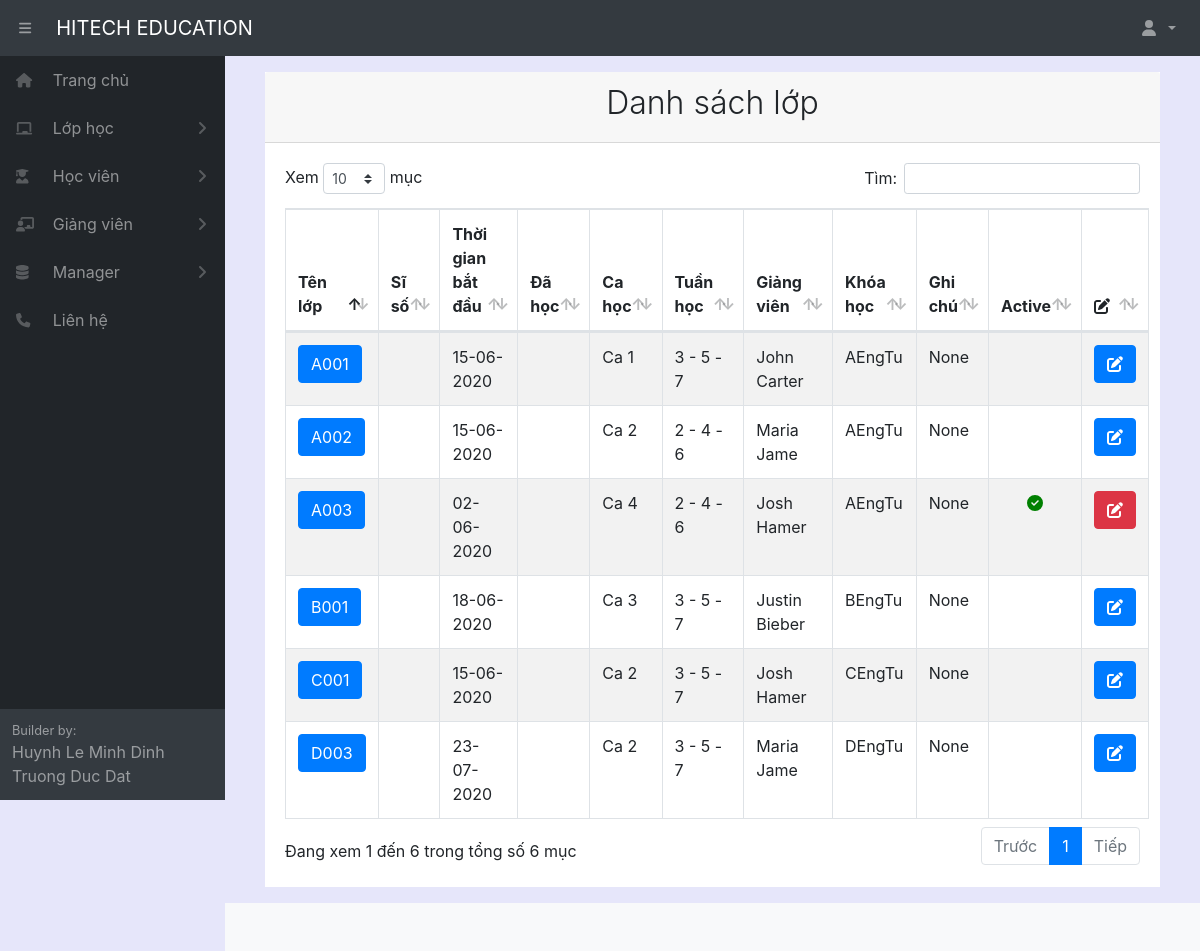
/listclass/ (signed in), run on the app's committed database.
### home/models.py (models this page shows, shortened)
class Classname(models.Model):
    fullname = models.CharField(max_length=100, verbose_name="Tên lớp học")
    startdate = models.DateField(auto_now_add=True, verbose_name="Ngày bắt đầu")
    room = models.ForeignKey(Room, null= True, on_delete=models.SET_NULL)
    unit = models.ForeignKey(Unit, null = True, on_delete=models.SET_NULL)
    timeshift = models.ForeignKey(TimeShift, null = True, on_delete=models.SET_NULL)
    startdate = models.DateField(verbose_name="Ngày bắt đầu học")
    timeweek = models.ForeignKey(TimeWeek, null = True, on_delete=models.SET_NULL)
    teacher = models.ForeignKey(Teacher, null = True, on_delete=models.SET_NULL)
    datecount = models.IntegerField(default=0, blank=True, verbose_name="Số buổi học")
    note = models.CharField(max_length=300, null = True, blank=True, verbose_name="Ghi chú")
    active = models.BooleanField(default=True, verbose_name="Trạng thái")
    class Meta:
        ordering =["fullname"]
        verbose_name_plural = "Lớp học"

class TimeShift(models.Model):
    fullname = models.CharField(max_length=100, verbose_name="Tên ca học")
    infomation = models.CharField(max_length=1000, blank=True, verbose_name="Thông tin ca học")
    timestart = models.TimeField(null = True, blank=True, verbose_name="Giờ bắt đầu")
    timeend = models.TimeField(null = True, blank=True, verbose_name="Giờ kết thúc")
    active = models.BooleanField(default=True, verbose_name="Trạng thái")
    def __str__(self):
        return  self.fullname
    class Meta:
        ordering =["fullname"]
        verbose_name_plural = "Ca học"

class TimeWeek(models.Model):
    name = models.CharField(max_length=100, verbose_name="Loại")
    def __str__(self):
        return  self.name
    class Meta:
        ordering =["name"]
        verbose_name_plural = "Ngày học trong tuần"

class Teacher(models.Model):
    fullname = models.CharField(max_length=100, verbose_name="Tên giáo viên")
    gender = models.ForeignKey(Gender, null= True, on_delete=models.SET_NULL)
    birthday = models.DateField(verbose_name="Ngày sinh")
    identity_card = models.CharField(max_length=100, null = True, blank=True, verbose_name="CMND")
    phonenumber = models.CharField(max_length=100, null = True, blank=True, verbose_name="SDT")
    email = models.CharField(max_length=100, null = True, blank=True, verbose_name="Email")
    adress = models.CharField(max_length=300, null = True, blank=True, verbose_name="Địa chỉ")
    create_date = models.DateField(auto_now_add=True, verbose_name="Ngày tạo thông tin")
    note = models.CharField(max_length=300, null = True, blank=True, verbose_name="Ghi chú")
    active = models.BooleanField(default=True, verbose_name="Trạng thái")
    def __str__(self):
        return  self.fullname
    class Meta:
        ordering =["fullname"]
        verbose_name_plural = "Giáo viên"

class Unit(models.Model):
    fullname = models.CharField(max_length=100, verbose_name="Tên khóa học")
    infomation = models.CharField(max_length=1000, blank=True, null=True, verbose_name="Thông tin khóa học")
    fee = models.IntegerField(default=0, verbose_name="Học phí khóa học")
    active = models.BooleanField(default=True, verbose_name="Trạng thái")
    def __str__(self):
        return  self.fullname
    class Meta:
        ordering =["fullname"]
        verbose_name_plural = "Khóa học"

### home/decorators.py (the view)
        def wrapper_func(request, *args, **kwargs):
            group = None
            if request.user.groups.exists():
                group = request.user.groups.all()[0].name
            if group in allowed_roles:
                return view_func(request, *args, **kwargs)
            else:
                return redirect('errorrole')

### home/views.py (called while the page is built)
@login_required(login_url='login')
@allowed_users(allowed_roles=['admin','manager','staff'])
def listClass(request):
    schedule = Schedule.objects.all()
    listclass = Classname.objects.all()
    context = {'listclass': listclass,'schedule':schedule}
    return render(request, 'class/listclass.html', context)

### home/templates/class/listClass.html (shortened to what this page needs)
{% extends "pages/base.html" %}
{% block content %}
{% load static %}
<div class="card-header">
    <h2 class="text-center font-weight-light">Danh sách lớp</h2>
</div>
<div class="card-body">
    <table id="example" class="table table-striped table-bordered" style="width:100%">
        <thead>
            <tr>
                <th style="width: 10%;">Tên lớp</th>
                <th style="width: 5%;">Sĩ số</th>
                <th style="width: 10%;">Thời gian bắt đầu</th>
                <th style="width: 5%;">Đã học</th>
                <th style="width: 5%;">Ca học</th>
                <th style="width: 5%;">Tuần học</th>
                <th style="width: 15%;">Giảng viên</th>
                <th style="width: 10%;">Khóa học</th>
                <th style="width: 15%;">Ghi chú</th>
                <th style="width: 5%;">Active</th>
                <th style="width: 5%;"><i class="fas fa-edit"></i></a></th>
            </tr>
        </thead>
        <tbody>
            {% for i in listclass %}
            <tr>
                <td>
                    <a class="btn btn-primary" href="/classstudent/{{ i.pk }}">{{ i.fullname}}</a>
                </td>
                <td></td>
                <td>{{ i.startdate|date:"d-m-Y"}}</td>
                <td></td>
                <td>{{ i.timeshift}}</td>
                <td>{{ i.timeweek}}</td>
                <td>{{ i.teacher}}</td>
                <td>{{ i.unit}}</td>
                <td>{{ i.note}}</td>
                <td style="text-align: center;">
                    {% if i.active %}
                    <i style="color: green; " class="fas fa-check-circle"></i>
                    {%endif%}
                </td>
                <td style="text-align: center;">
                    {% if i.active %}
                    <a class="btn btn-danger" onclick="warningedit()"><i class="fas fa-edit" style="color: white;"></i></a>
                    {% else %}
                    <a class="btn btn-primary" href="/class/{{ i.pk }}"><i class="fas fa-edit"></i></a>
                    {% endif %}
                </td>
            </tr>
            {% endfor %}
        </tbody>
    </table>
</div>
{% endblock content %}

### data on the page
Classname: fullname "A001", startdate "15-06-2020", timeshift "Ca 1", timeweek "3 - 5 - 7", teacher "John Carter", unit "AEngTu", note "None"
Classname: fullname "A002", startdate "15-06-2020", timeshift "Ca 2", timeweek "2 - 4 - 6", teacher "Maria Jame", unit "AEngTu", note "None"
Classname: fullname "A003", startdate "02-06-2020", timeshift "Ca 4", timeweek "2 - 4 - 6", teacher "Josh Hamer", unit "AEngTu", note "None", active True (drawn)
Classname: fullname "B001", startdate "18-06-2020", timeshift "Ca 3", timeweek "3 - 5 - 7", teacher "Justin Bieber", unit "BEngTu", note "None"
Classname: fullname "C001", startdate "15-06-2020", timeshift "Ca 2", timeweek "3 - 5 - 7", teacher "Josh Hamer", unit "CEngTu", note "None"
Classname: fullname "D003", startdate "23-07-2020", timeshift "Ca 2", timeweek "3 - 5 - 7", teacher "Maria Jame", unit "DEngTu", note "None"
